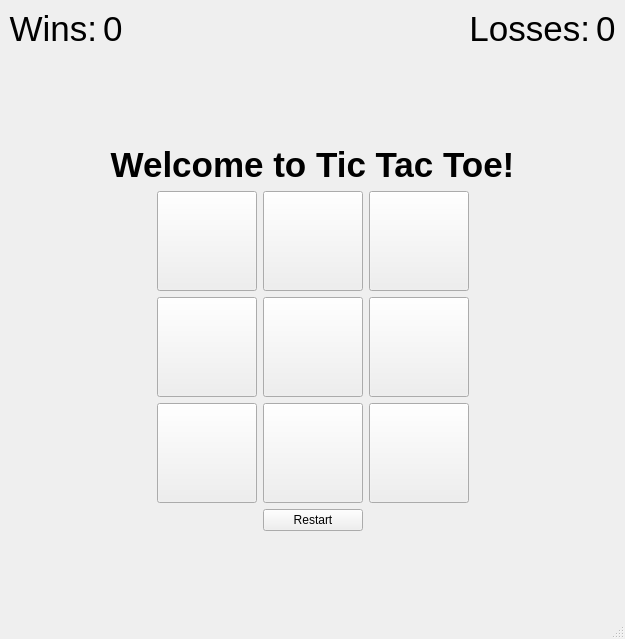
<?xml version="1.0" encoding="UTF-8"?>
<ui version="4.0">
 <class>MainWindow</class>
 <widget class="QMainWindow" name="MainWindow">
  <property name="enabled">
   <bool>true</bool>
  </property>
  <property name="geometry">
   <rect>
    <x>0</x>
    <y>0</y>
    <width>625</width>
    <height>639</height>
   </rect>
  </property>
  <property name="windowTitle">
   <string>MainWindow</string>
  </property>
  <widget class="QWidget" name="centralwidget">
   <layout class="QGridLayout" name="gridLayout_2">
    <item row="0" column="0">
     <layout class="QVBoxLayout" name="verticalLayout">
      <item>
       <layout class="QHBoxLayout" name="horizontalLayout_3">
        <item>
         <layout class="QHBoxLayout" name="horizontalLayout">
          <item>
           <widget class="QLabel" name="wins">
            <property name="font">
             <font>
              <pointsize>26</pointsize>
             </font>
            </property>
            <property name="layoutDirection">
             <enum>Qt::LeftToRight</enum>
            </property>
            <property name="text">
             <string>Wins:</string>
            </property>
            <property name="alignment">
             <set>Qt::AlignRight|Qt::AlignTrailing|Qt::AlignVCenter</set>
            </property>
           </widget>
          </item>
          <item>
           <widget class="QLabel" name="winsLabel">
            <property name="font">
             <font>
              <pointsize>26</pointsize>
             </font>
            </property>
            <property name="text">
             <string>0</string>
            </property>
           </widget>
          </item>
         </layout>
        </item>
        <item>
         <spacer name="horizontalSpacer">
          <property name="orientation">
           <enum>Qt::Horizontal</enum>
          </property>
          <property name="sizeHint" stdset="0">
           <size>
            <width>40</width>
            <height>20</height>
           </size>
          </property>
         </spacer>
        </item>
        <item>
         <layout class="QHBoxLayout" name="horizontalLayout_2">
          <item>
           <widget class="QLabel" name="losses">
            <property name="font">
             <font>
              <pointsize>26</pointsize>
             </font>
            </property>
            <property name="layoutDirection">
             <enum>Qt::LeftToRight</enum>
            </property>
            <property name="text">
             <string>Losses:</string>
            </property>
            <property name="alignment">
             <set>Qt::AlignRight|Qt::AlignTrailing|Qt::AlignVCenter</set>
            </property>
           </widget>
          </item>
          <item>
           <widget class="QLabel" name="lossesLabel">
            <property name="font">
             <font>
              <pointsize>26</pointsize>
              <weight>50</weight>
              <bold>false</bold>
             </font>
            </property>
            <property name="text">
             <string>0</string>
            </property>
           </widget>
          </item>
         </layout>
        </item>
       </layout>
      </item>
      <item>
       <spacer name="verticalSpacer">
        <property name="orientation">
         <enum>Qt::Vertical</enum>
        </property>
        <property name="sizeHint" stdset="0">
         <size>
          <width>20</width>
          <height>129</height>
         </size>
        </property>
       </spacer>
      </item>
      <item>
       <widget class="QLabel" name="resultsLabel">
        <property name="font">
         <font>
          <pointsize>26</pointsize>
          <weight>75</weight>
          <bold>true</bold>
         </font>
        </property>
        <property name="layoutDirection">
         <enum>Qt::RightToLeft</enum>
        </property>
        <property name="text">
         <string>Welcome to Tic Tac Toe!</string>
        </property>
        <property name="alignment">
         <set>Qt::AlignCenter</set>
        </property>
       </widget>
      </item>
      <item>
       <layout class="QHBoxLayout" name="horizontalLayout_4">
        <item>
         <spacer name="horizontalSpacer_2">
          <property name="orientation">
           <enum>Qt::Horizontal</enum>
          </property>
          <property name="sizeHint" stdset="0">
           <size>
            <width>40</width>
            <height>20</height>
           </size>
          </property>
         </spacer>
        </item>
        <item>
         <layout class="QGridLayout" name="gridLayout">
          <item row="2" column="1">
           <widget class="QPushButton" name="spot8">
            <property name="sizePolicy">
             <sizepolicy hsizetype="Fixed" vsizetype="Fixed">
              <horstretch>0</horstretch>
              <verstretch>0</verstretch>
             </sizepolicy>
            </property>
            <property name="minimumSize">
             <size>
              <width>100</width>
              <height>100</height>
             </size>
            </property>
            <property name="maximumSize">
             <size>
              <width>100</width>
              <height>16777215</height>
             </size>
            </property>
            <property name="font">
             <font>
              <pointsize>24</pointsize>
              <weight>75</weight>
              <bold>true</bold>
             </font>
            </property>
            <property name="text">
             <string/>
            </property>
           </widget>
          </item>
          <item row="0" column="1">
           <widget class="QPushButton" name="spot2">
            <property name="sizePolicy">
             <sizepolicy hsizetype="Fixed" vsizetype="Fixed">
              <horstretch>0</horstretch>
              <verstretch>0</verstretch>
             </sizepolicy>
            </property>
            <property name="minimumSize">
             <size>
              <width>100</width>
              <height>100</height>
             </size>
            </property>
            <property name="maximumSize">
             <size>
              <width>100</width>
              <height>16777215</height>
             </size>
            </property>
            <property name="font">
             <font>
              <pointsize>24</pointsize>
              <weight>75</weight>
              <bold>true</bold>
             </font>
            </property>
            <property name="text">
             <string/>
            </property>
            <property name="flat">
             <bool>false</bool>
            </property>
           </widget>
          </item>
          <item row="0" column="2">
           <widget class="QPushButton" name="spot3">
            <property name="sizePolicy">
             <sizepolicy hsizetype="Fixed" vsizetype="Fixed">
              <horstretch>0</horstretch>
              <verstretch>0</verstretch>
             </sizepolicy>
            </property>
            <property name="minimumSize">
             <size>
              <width>100</width>
              <height>100</height>
             </size>
            </property>
            <property name="maximumSize">
             <size>
              <width>100</width>
              <height>16777215</height>
             </size>
            </property>
            <property name="font">
             <font>
              <pointsize>24</pointsize>
              <weight>75</weight>
              <bold>true</bold>
             </font>
            </property>
            <property name="text">
             <string/>
            </property>
           </widget>
          </item>
          <item row="0" column="0">
           <widget class="QPushButton" name="spot1">
            <property name="sizePolicy">
             <sizepolicy hsizetype="Fixed" vsizetype="Fixed">
              <horstretch>0</horstretch>
              <verstretch>0</verstretch>
             </sizepolicy>
            </property>
            <property name="minimumSize">
             <size>
              <width>100</width>
              <height>100</height>
             </size>
            </property>
            <property name="maximumSize">
             <size>
              <width>100</width>
              <height>16777215</height>
             </size>
            </property>
            <property name="font">
             <font>
              <pointsize>24</pointsize>
              <weight>75</weight>
              <bold>true</bold>
             </font>
            </property>
            <property name="text">
             <string/>
            </property>
           </widget>
          </item>
          <item row="2" column="0">
           <widget class="QPushButton" name="spot7">
            <property name="sizePolicy">
             <sizepolicy hsizetype="Fixed" vsizetype="Fixed">
              <horstretch>0</horstretch>
              <verstretch>0</verstretch>
             </sizepolicy>
            </property>
            <property name="minimumSize">
             <size>
              <width>100</width>
              <height>100</height>
             </size>
            </property>
            <property name="maximumSize">
             <size>
              <width>100</width>
              <height>16777215</height>
             </size>
            </property>
            <property name="font">
             <font>
              <pointsize>24</pointsize>
              <weight>75</weight>
              <bold>true</bold>
             </font>
            </property>
            <property name="text">
             <string/>
            </property>
           </widget>
          </item>
          <item row="2" column="2">
           <widget class="QPushButton" name="spot9">
            <property name="sizePolicy">
             <sizepolicy hsizetype="Fixed" vsizetype="Fixed">
              <horstretch>0</horstretch>
              <verstretch>0</verstretch>
             </sizepolicy>
            </property>
            <property name="minimumSize">
             <size>
              <width>100</width>
              <height>100</height>
             </size>
            </property>
            <property name="maximumSize">
             <size>
              <width>100</width>
              <height>16777215</height>
             </size>
            </property>
            <property name="font">
             <font>
              <pointsize>24</pointsize>
              <weight>75</weight>
              <bold>true</bold>
             </font>
            </property>
            <property name="text">
             <string/>
            </property>
           </widget>
          </item>
          <item row="1" column="2">
           <widget class="QPushButton" name="spot6">
            <property name="sizePolicy">
             <sizepolicy hsizetype="Fixed" vsizetype="Fixed">
              <horstretch>0</horstretch>
              <verstretch>0</verstretch>
             </sizepolicy>
            </property>
            <property name="minimumSize">
             <size>
              <width>100</width>
              <height>100</height>
             </size>
            </property>
            <property name="maximumSize">
             <size>
              <width>100</width>
              <height>16777215</height>
             </size>
            </property>
            <property name="font">
             <font>
              <pointsize>24</pointsize>
              <weight>75</weight>
              <bold>true</bold>
             </font>
            </property>
            <property name="text">
             <string/>
            </property>
           </widget>
          </item>
          <item row="1" column="1">
           <widget class="QPushButton" name="spot5">
            <property name="sizePolicy">
             <sizepolicy hsizetype="Fixed" vsizetype="Fixed">
              <horstretch>0</horstretch>
              <verstretch>0</verstretch>
             </sizepolicy>
            </property>
            <property name="minimumSize">
             <size>
              <width>100</width>
              <height>100</height>
             </size>
            </property>
            <property name="maximumSize">
             <size>
              <width>100</width>
              <height>16777215</height>
             </size>
            </property>
            <property name="font">
             <font>
              <pointsize>24</pointsize>
              <weight>75</weight>
              <bold>true</bold>
             </font>
            </property>
            <property name="text">
             <string/>
            </property>
           </widget>
          </item>
          <item row="1" column="0">
           <widget class="QPushButton" name="spot4">
            <property name="sizePolicy">
             <sizepolicy hsizetype="Fixed" vsizetype="Fixed">
              <horstretch>0</horstretch>
              <verstretch>0</verstretch>
             </sizepolicy>
            </property>
            <property name="minimumSize">
             <size>
              <width>100</width>
              <height>100</height>
             </size>
            </property>
            <property name="maximumSize">
             <size>
              <width>100</width>
              <height>16777215</height>
             </size>
            </property>
            <property name="font">
             <font>
              <pointsize>24</pointsize>
              <weight>75</weight>
              <bold>true</bold>
             </font>
            </property>
            <property name="text">
             <string/>
            </property>
           </widget>
          </item>
          <item row="3" column="1">
           <widget class="QPushButton" name="restartGameButton">
            <property name="text">
             <string>Restart</string>
            </property>
           </widget>
          </item>
         </layout>
        </item>
        <item>
         <spacer name="horizontalSpacer_3">
          <property name="orientation">
           <enum>Qt::Horizontal</enum>
          </property>
          <property name="sizeHint" stdset="0">
           <size>
            <width>40</width>
            <height>20</height>
           </size>
          </property>
         </spacer>
        </item>
       </layout>
      </item>
      <item>
       <spacer name="verticalSpacer_2">
        <property name="orientation">
         <enum>Qt::Vertical</enum>
        </property>
        <property name="sizeHint" stdset="0">
         <size>
          <width>20</width>
          <height>81</height>
         </size>
        </property>
       </spacer>
      </item>
      <item>
       <layout class="QHBoxLayout" name="horizontalLayout_5">
        <item>
         <widget class="QPushButton" name="restartButton">
          <property name="text">
           <string/>
          </property>
          <property name="icon">
           <iconset resource="tictactoeResources.qrc">
            <normaloff>:/images/flower-icon.png</normaloff>:/images/flower-icon.png</iconset>
          </property>
          <property name="checkable">
           <bool>false</bool>
          </property>
          <property name="flat">
           <bool>true</bool>
          </property>
         </widget>
        </item>
        <item>
         <spacer name="horizontalSpacer_4">
          <property name="orientation">
           <enum>Qt::Horizontal</enum>
          </property>
          <property name="sizeHint" stdset="0">
           <size>
            <width>773</width>
            <height>28</height>
           </size>
          </property>
         </spacer>
        </item>
        <item>
         <widget class="QPushButton" name="preferencesButton">
          <property name="text">
           <string/>
          </property>
          <property name="icon">
           <iconset resource="tictactoeResources.qrc">
            <normaloff>:/images/settings_gear-512.png</normaloff>:/images/settings_gear-512.png</iconset>
          </property>
          <property name="flat">
           <bool>true</bool>
          </property>
         </widget>
        </item>
       </layout>
      </item>
     </layout>
    </item>
   </layout>
  </widget>
  <widget class="QMenuBar" name="menubar">
   <property name="geometry">
    <rect>
     <x>0</x>
     <y>0</y>
     <width>625</width>
     <height>26</height>
    </rect>
   </property>
  </widget>
  <widget class="QStatusBar" name="statusbar"/>
 </widget>
 <resources>
  <include location="tictactoeResources.qrc"/>
 </resources>
 <connections/>
</ui>
